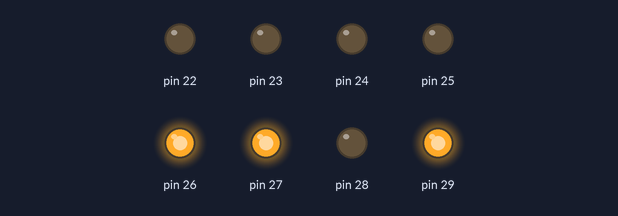
Bench run of a sketch on a simulated Arduino Mega 2560, built with avr-gcc and run on an emulated ATmega2560. Parts: output pins drawn as LEDs (lit = HIGH).

Above: at 0.1 s.
At 6.1 s:
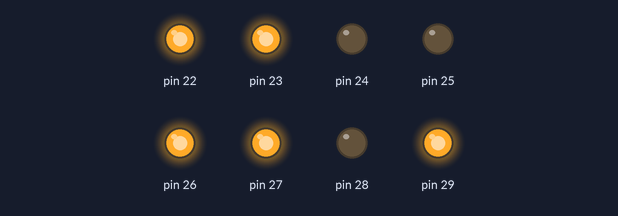
At 10.1 s:
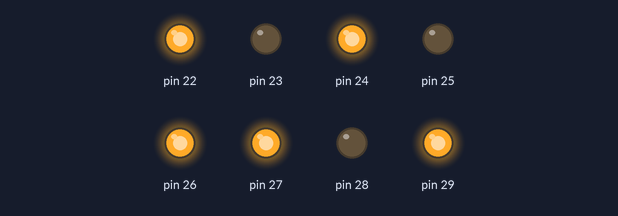
At 14.1 s:
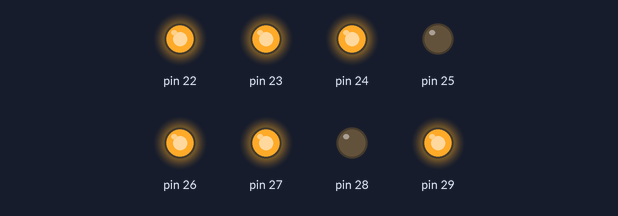
At 22.1 s:
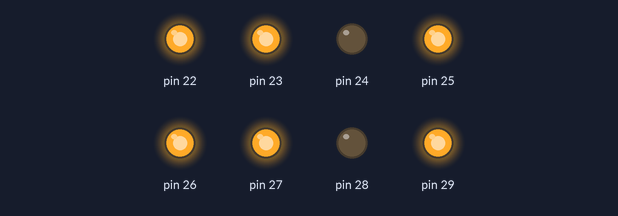
At 30.1 s:
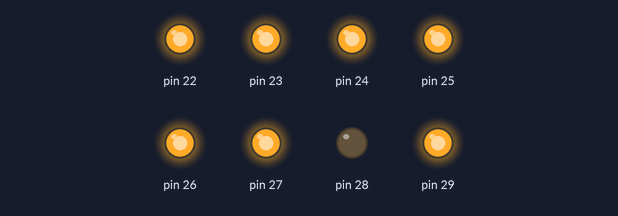
Timing chart, 0 to 40.0 s (numbered marks = the images above):
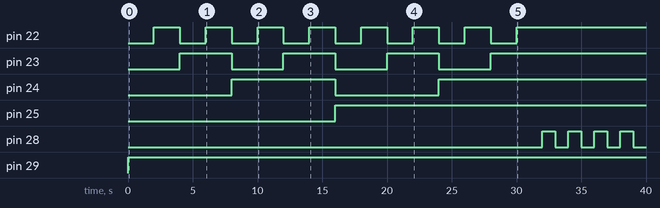

The sketch:

TIL311_Tester.ino
```cpp
/*
 Simple test program for TI TIL311 Hex LED displays
 Jeffrey T. Birt (Hey Birt!)
 website: http://www.soigeneris.com
 YouTube: http://www.youtube.com/c/HeyBirt
*/

// NOTES: Used a Arduino Mega 2560 as that is what I had at hand
// You could use any Arudio for this by adjusting the DDRx and PORTx lines

// Mega	2560	Arduino	TIL311	TIL311
// Port			Pin		Pin		Name
// PA0			22		3		Data A
// PA1			23		2		Data B
// PA2			24		13		Data C
// PA3			25		12		Data D
// PA4			26		4		Left Decimal
// PA5			27		10		Right Decimal
// PA6			28		8		Blank
// PA7			29		5		Strobe

#define DATA_ATOD	0x0F // active high
#define L_DEC		0x10 // active low
#define R_DEC		0x20 // active low
#define BLANK		0x40 // active high
#define STROBE		0x80 // active low

void setup()
{
  PORTA = PORTA & ~DATA_ATOD;		// digit pins low
  PORTA = PORTA & ~BLANK;			// blanking low (not blanked)
  PORTA = PORTA | L_DEC | R_DEC | STROBE; // all else high to turn off

  DDRA = 0xFF;						// all outputs
}

void loop()
{
	// cycle through displaying 0-F digits
	for (int i = 0; i < 0x10; i++)
	{
		PORTA = PORTA & ~DATA_ATOD; // clear digit output bits
		PORTA = PORTA | i;			// set new digit value
		PORTA = PORTA & ~STROBE;	// STROBE low to latch digit
		PORTA = PORTA | STROBE;		// STROBE back high
		delay(2000);				// pause for 2 seconds
	}

	// at this point we should be displaying an 'F'
	// use BLANK line to flash whole display ON/OFF
	for (int i = 0; i < 0x04; i++)
	{
		PORTA = PORTA | BLANK;		// BLANK HIGH to blank display
		delay(1000);				// pause for 1 seconds
		PORTA = PORTA & ~BLANK;		// BLANK back LOW
		delay(1000);				// pause for 1 seconds
	}

	// now display decimal points
	for (int i = 0; i < 0x04; i++)
	{
		PORTA = PORTA & ~L_DEC;		// turn ON left decimal
		delay(2000);				// pause for 2 seconds
		PORTA = PORTA | L_DEC;		// turn OFF left decimal

		PORTA = PORTA & ~R_DEC;		// turn ON right decimal
		delay(2000);				// pause for 2 seconds
		PORTA = PORTA | R_DEC;		// turn OFF right decimal
	}

	delay(2000);					// pause for 2 seconds
}
```

Measured:
- by itself, pin 22: alternates HIGH for 2.0 s and LOW for 2.0 s, 15 changes in all, then stays HIGH
- by itself, pin 23: alternates HIGH for 4.0 s and LOW for 4.0 s, 7 changes in all, then stays HIGH
- by itself, pin 24: LOW → HIGH at 8.0 s, → LOW 8.0 s later, → HIGH 8.0 s later
- by itself, pin 25: LOW → HIGH at 16.0 s
- by itself, pin 28: LOW → HIGH at 32.0 s, → LOW 1.0 s later, → HIGH 1.0 s later, → LOW 1.0 s later, … (8 changes in this stretch)
- by itself, pin 29: LOW → HIGH at 0.00 s
